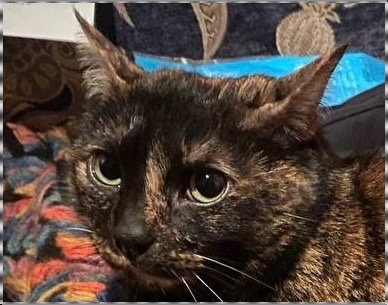
#> input picture MakhovMA/lab1/output.jpg, 388 x 305 px
$ python lab.1.py --image ../../MakhovMA/lab1/output.jpg --func resize
#> lines starting #> are read from the running program, lines starting #| are printed output that depends on the picture
#> in main, image is the input picture: shape (305, 388, 3); mean B, G, R 62.7, 70.1, 81.7
import argparse
import sys
import cv2 as cv
import numpy as np

#фильтры
#Функция изменения разрешения изображения.
def resize_image(image, scale_percent = None, height = None, width = None ):
#> called with scale_percent = 50
    org_height, org_width = image.shape[:2]
#> org_height = 305; org_width = 388
    if scale_percent is not None:
        n_height = int(org_height * scale_percent /100)
#> n_height = 152
        n_width = int(org_width * scale_percent /100)
#> n_width = 194
    elif height is not None and  width is not None:
        n_height = height
        n_width = width
    else:
        return image.copy()

    if scale_percent is not None and scale_percent < 100:
        interpolation = cv.INTER_AREA
    elif scale_percent is not None and scale_percent > 100:
        interpolation = cv.INTER_CUBIC
    else:
        interpolation = cv.INTER_LINEAR
    return cv.resize(image, (n_width, n_height), interpolation = interpolation)
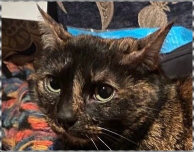
#> returned value: shape (152, 194, 3); mean of channels 0, 1, 2 62.7, 70.1, 81.7; drawn as B, G, R

#Функция применения фотоэффекта сепии к изображению.
# [124 lines left out: functions apply_sepia, apply_vignette, pixelate_area, rect_border, frame, bliks and 1 more, not called in this run]

def cli_argument_parser():
    parser = argparse.ArgumentParser()
    parser.add_argument('-i',
                        '--image',
                        help='Path to input image',
                        type=str,
                        required=True)
    parser.add_argument('-o', '--output', help='Path to output image', type=str, default='output.jpg')
    parser.add_argument('-f', '--func', help='Function to apply', choices=['resize', 'sepia', 'vinetka', 'pixelize', 'rect_frame', 'frame', 'bliki', 'watercolor'], required=True)
    parser.add_argument('--k', type=float, help='Parameter k')
    parser.add_argument('--radius', type=float, help='Radius for vinetka')
    parser.add_argument('--new_size', nargs=2, type=int, help='Size of new image for resize')
    parser.add_argument('--scale', type=float, help='Scale for resize')
    parser.add_argument('--thickness', type=int, help='Thickness for rect_frame/frame')
    parser.add_argument('--frame_type', type=str, choices=['circle', 'diamond', 'rectangle'], help='Type of decorative frame: circle, diamond, rectangle', default='circle')
    parser.add_argument('--frame', type=str, help='Path to frame image')
    parser.add_argument('--texture', type=str, help='Path to texture image')
    parser.add_argument('--color', nargs=3, type=int, help='Color of the rectangle frame')
    parser.add_argument('--cx', type=int, help='X coordinate for lens flare center')
    parser.add_argument('--cy', type=int, help='Y coordinate for lens flare center')
    parser.add_argument('--pixel_x', type=int, help='X coordinate for pixelate area')
    parser.add_argument('--pixel_y', type=int, help='Y coordinate for pixelate area')
    parser.add_argument('--pixel_w', type=int, help='Width for pixelate area')
    parser.add_argument('--pixel_h', type=int, help='Height for pixelate area')
    return parser.parse_args()

def apply_filter_by_args(image, args):
    if args.func == "resize":
        if args.new_size:
            width, height = args.new_size
            return resize_image(image, width=width, height=height)
        elif args.scale is not None:
            return resize_image(image, scale_percent=args.scale * 100)
        else:
            return resize_image(image, scale_percent=50)

    elif args.func == "sepia":
        intensy = args.k if args.k is not None else 1.0
        return apply_sepia(image, intensy=intensy)

    elif args.func == "vinetka":
        strength = args.radius if args.radius is not None else 0.5
        return apply_vignette(image, strength=strength)

    elif args.func == "pixelize":
        # Пикселизация всей области по умолчанию
        block_size = int(args.k) if args.k is not None else 10
        # если есть заданная область
        if all([args.pixel_x is not None, args.pixel_y is not None, args.pixel_w is not None, args.pixel_h is not None]):
            print(f"Pixelating area: x={args.pixel_x}, y={args.pixel_y}, "f"width={args.pixel_w}, height={args.pixel_h}, block_size={block_size}")
            return pixelate_area(image, x=args.pixel_x, y=args.pixel_y, width=args.pixel_w, height=args.pixel_h, block_size=block_size)
        else:
            #пикселизируем всё изображение
            print(f"Pixelating entire image with block_size={block_size}")
            height, width = image.shape[:2]
            return pixelate_area(image, x=0, y=0, width=width, height=height, block_size=block_size)

    elif args.func == "rect_frame":
        thickness = args.thickness if args.thickness is not None else 10
        color = tuple(args.color) if args.color else (255, 255, 0)
        return rect_border(image, border_width=thickness, color=color)

    elif args.func == "frame":
        thickness = args.thickness if args.thickness is not None else 10
        color = tuple(args.color) if args.color else (255, 255, 0)
        frame_type = args.frame_type if hasattr(args, 'frame_type') else "circle"
        print(f"Applying {frame_type} frame with thickness {thickness} and color {color}")
        return frame(image, bordered_type=frame_type, bordered_width=thickness, color=color)

    elif args.func == "bliki":
        intesy = args.k if args.k is not None else 0.5
        if args.cx is not None and args.cy is not None:
            print(f"Using custom flare center: ({args.cx}, {args.cy})")
            return bliks(image, cx=args.cx, cy=args.cy, intesy=intesy)
        else:
            #иначе используем центр изображения
            height, width = image.shape[:2]
            cx, cy = width // 2, height // 2
            print(f"Using image center: ({cx}, {cy})")
        return bliks(image, intesy=intesy)

    elif args.func == "watercolor":
        intesy = args.k if args.k is not None else 0.2
        return watercolor(image, intesy=intesy)

    else:
        raise ValueError(f"Unknown function: {args.func}")

def main():
    args = cli_argument_parser()

    image = cv.imread(args.image)
    if image is None:
        print(f"Ошибка: не удалось загрузить изображение '{args.image}'", file=sys.stderr)
        sys.exit(1)

    try:
        filtered_image = apply_filter_by_args(image, args)
    except Exception as e:
        print(f"Ошибка при применении фильтра: {e}", file=sys.stderr)
        sys.exit(1)

    cv.imshow("Original", image)
    cv.imshow("Filtered", filtered_image)
    print("Нажмите любую клавишу для закрытия окон...")
    cv.waitKey(0)
    cv.destroyAllWindows()

    cv.imwrite(args.output, filtered_image)
    print(f"Результат сохранён в '{args.output}'")

if __name__ == '__main__':
    sys.exit(main() or 0)
#> (the program exits here)
